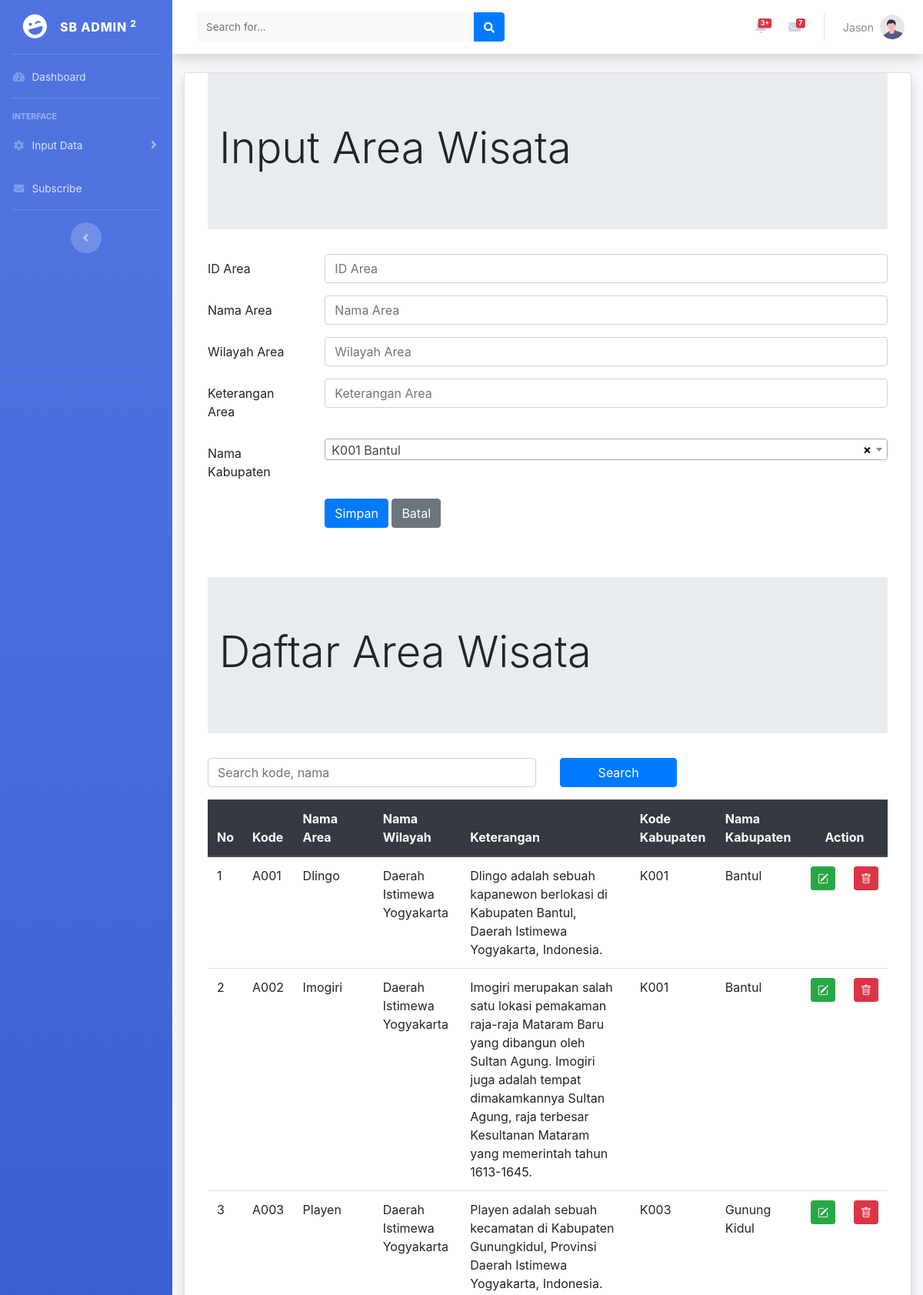
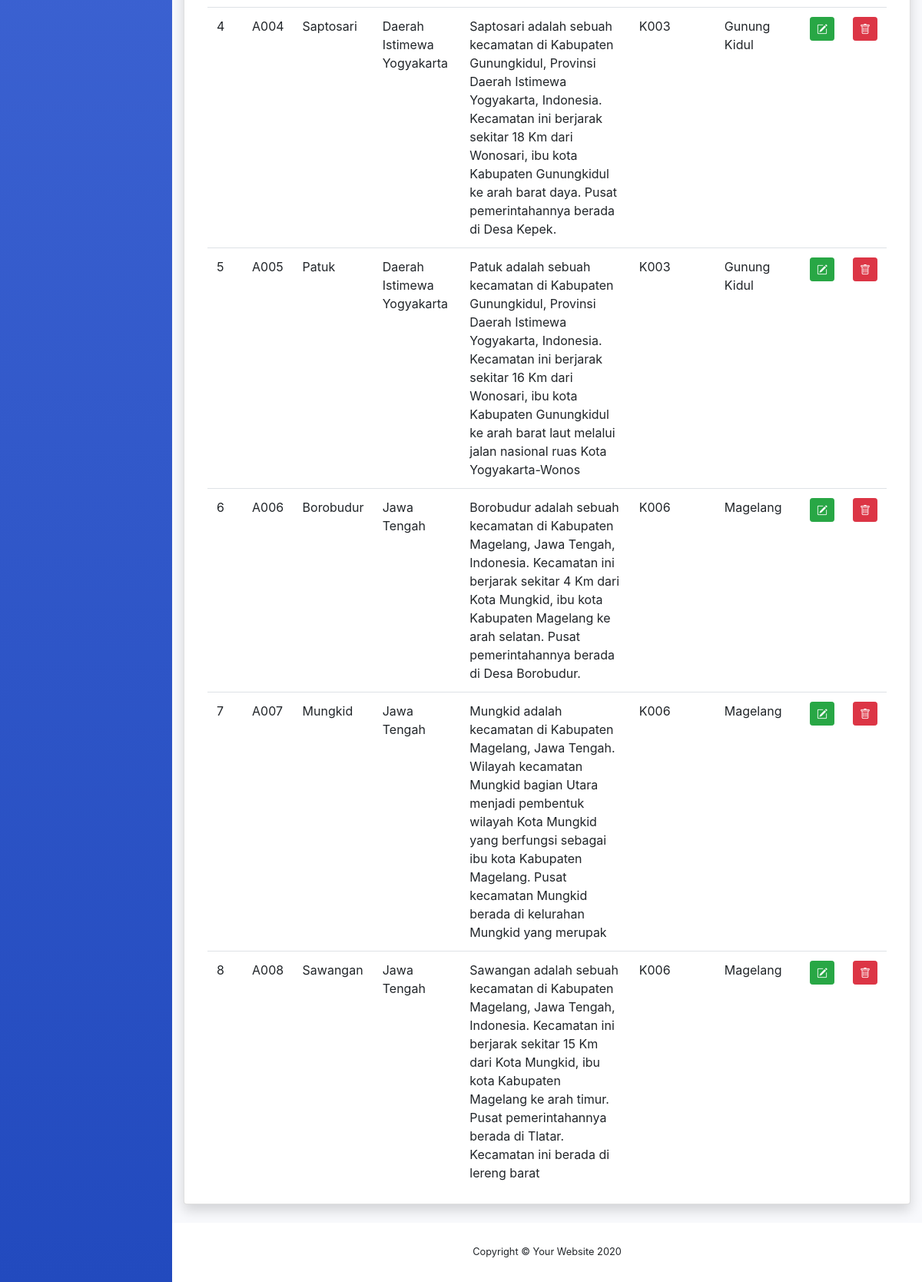
/area.php (signed in), run on the app's committed database (2 pictures, top to bottom).
### tables this page shows
CREATE TABLE `area` (
  `areaID` char(4) NOT NULL,
  `areanama` char(35) NOT NULL,
  `areawilayah` char(35) NOT NULL,
  `areaketerangan` varchar(255) NOT NULL,
  `kabupatenKODE` char(4) NOT NULL
);

CREATE TABLE `kabupaten` (
  `kabupatenKODE` char(4) NOT NULL,
  `kabupatenNAMA` varchar(50) NOT NULL,
  `kabupatenALAMAT` varchar(255) NOT NULL,
  `kabupatenKET` text NOT NULL,
  `kabupatenFOTOICON` varchar(255) NOT NULL,
  `kabupatenFOTOICONKET` text NOT NULL,
  `provinsiID` char(4) NOT NULL
);

### area.php (the view, shortened to what this page needs)
<!DOCTYPE html>
<html lang="en">
<head>
</head>
<body>
	<?php include "header.php"; ?>
	<div class="container-fluid">
		<div class="card shadow mb-4">
			<?php
			include "includes/config.php";
			?>
			<html lang="en">
			<head>
				<link rel="stylesheet" href="https://cdn.jsdelivr.net/npm/bootstrap@4.6.2/dist/css/bootstrap.min.css">
				<link rel="stylesheet" href="https://cdnjs.cloudflare.com/ajax/libs/select2/4.0.3/css/select2.min.css">
				<link rel="stylesheet" href="https://cdn.jsdelivr.net/npm/bootstrap-icons@1.9.1/font/bootstrap-icons.css">
			</head>
			<div class="container-xl">
				<div class="row mx-auto">
					<div class="col-xl">
						<div class="jumbotron jumbotron-fluid">
							<div class="container">
								<h1 class="display-4">Input Area Wisata</h1>
							</div>
						</div>
						<form method="POST" id="form">
							<div class="form-group row">
								<label for="areaid" class="col-sm-2 col-form-label">ID Area</label>
								<div class="col-sm-10">
									<input type="text" class="form-control" id="areaid" name="inputid" placeholder="ID Area" maxlength="4">
								</div>
							</div>
							<div class="form-group row">
								<label for="areanama" class="col-sm-2 col-form-label">Nama Area</label>
								<div class="col-sm-10">
									<input type="text" class="form-control" id="areanama" name="inputnama" placeholder="Nama Area">
								</div>
							</div>
							<div class="form-group row">
								<label for="areawilayah" class="col-sm-2 col-form-label">Wilayah Area</label>
								<div class="col-sm-10">
									<input type="text" class="form-control" id="areawilayah" name="inputwilayah" placeholder="Wilayah Area">
								</div>
							</div>
							<div class="form-group row">
								<label for="areaketerangan" class="col-sm-2 col-form-label">Keterangan Area</label>
								<div class="col-sm-10">
									<input type="text" class="form-control" id="areaketerangan" name="inputketerangan" placeholder="Keterangan Area">
								</div>
							</div>
							<div class="form-group row">
								<label for="areaprovinsi" class="col-sm-2 col-form-label">Nama Kabupaten</label>
								<div class="col-sm-10">
								</div>
							</div>
							<div class="form-group row">
								<div class="col-sm-2"></div>
								<div class="col-sm-10">
									<input type="submit" class="btn btn-primary" value="Simpan" name="Simpan">
									<input type="reset" class="btn btn-secondary" value="Batal" name="Batal">
								</div>
							</div>
						</form>
					</div>
				</div>
				<div class="row mx-auto">
					<div class="col-xl mt-5">
						<div class="jumbotron jumbotron-fluid">
							<div class="container">
								<h1 class="display-4">Daftar Area Wisata</h1>
							</div>
						</div>
						<form method="POST">
							<div class="form-group row mb-2">
								<div class="col-md-6">
									<input type="text" name="search" class="form-control" id="search" value="<?php if (isset($_POST['search'])) {
																													echo $_POST['search'];
																												} ?>" placeholder="Search kode, nama">
								</div>
								<input type="submit" name="kirim" class="col-md-2 btn btn-primary mx-3" value="Search">
							</div>
						</form>
						<table class="table table-hover mt-3">
							<thead class="thead-dark">
								<tr>
									<th>No</th>
									<th>Kode</th>
									<th>Nama Area</th>
									<th>Nama Wilayah</th>
									<th>Keterangan</th>
									<th>Kode Kabupaten</th>
									<th>Nama Kabupaten</th>
									<th colspan="2" style="text-align: center">Action</th>
								</tr>
							</thead>
							<tbody>
								<?php
								if (isset($_POST["kirim"])) {
									$search = $_POST['search'];
									$query = mysqli_query($connection, "SELECT * FROM area a JOIN kabupaten k ON (a.kabupatenKODE = k.kabupatenKODE) WHERE a.areaID like '%" . $search . "%' OR areanama like '$search%'");
								} else {
									$query = mysqli_query($connection, "SELECT * FROM area a JOIN kabupaten k ON (a.kabupatenKODE = k.kabupatenKODE)");
								}
								$nomor = 1;
								while ($row = mysqli_fetch_array($query)) {
								?>
									<tr>
										<td><?php echo $nomor; ?></td>
										<td><?php echo $row['areaID']; ?></td>
										<td><?php echo $row['areanama']; ?></td>
										<td><?php echo $row['areawilayah']; ?></td>
										<td><?php echo $row['areaketerangan']; ?></td>
										<td><?php echo $row['kabupatenKODE']; ?></td>
										<td><?php echo $row['kabupatenNAMA']; ?></td>
										<td><a href="areaedit.php?ubah=<?php echo $row["areaID"] ?>" class="btn btn-success btn-sm" title="Edit"><i class="bi bi-pencil-square"></i></a></td>
										<td><a href="areahapus.php?hapus=<?php echo $row["areaID"] ?>" class="btn btn-danger btn-sm" title="Delete"><i class="bi bi-trash"></i></a></td>
									</tr>
									<?php $nomor = $nomor + 1; ?>
								<?php } ?>
							</tbody>
						</table>
					</div>
				</div>
			</div>
		</div>
	</div>
	<?php include "footer.php"; ?>
</html>

### data on the page
area: areaID "A001", areanama "Dlingo", areawilayah "Daerah Istimewa Yogyakarta", areaketerangan "Dlingo adalah sebuah kapanewon berlokasi di Kabupaten Bantul, Daerah Istimewa Yogyakarta, Indonesia.", kabupaten.kabupatenKODE "K001", kabupaten.kabupatenNAMA "Bantul"
area: areaID "A002", areanama "Imogiri", areawilayah "Daerah Istimewa Yogyakarta", areaketerangan "Imogiri merupakan salah satu lokasi pemakaman raja-raja Mataram Baru yang dibangun oleh Sultan Agung. Imogiri juga adalah tempat dimakamkannya Sultan Agung, raja terbesar Kesultanan Mataram yang memerintah tahun 1613-1645.", kabupaten.kabupatenKODE "K001", kabupaten.kabupatenNAMA "Bantul"
area: areaID "A003", areanama "Playen", areawilayah "Daerah Istimewa Yogyakarta", areaketerangan "Playen adalah sebuah kecamatan di Kabupaten Gunungkidul, Provinsi Daerah Istimewa Yogyakarta, Indonesia.", kabupaten.kabupatenKODE "K003", kabupaten.kabupatenNAMA "Gunung Kidul"
area: areaID "A004", areanama "Saptosari", areawilayah "Daerah Istimewa Yogyakarta", areaketerangan "Saptosari adalah sebuah kecamatan di Kabupaten Gunungkidul, Provinsi Daerah Istimewa Yogyakarta, Indonesia. Kecamatan ini berjarak sekitar 18 Km dari Wonosari, ibu kota Kabupaten Gunungkidul ke arah barat daya. Pusat pemerintahannya berada di Desa Kepek.", kabupaten.kabupatenKODE "K003", kabupaten.kabupatenNAMA "Gunung Kidul"
area: areaID "A005", areanama "Patuk", areawilayah "Daerah Istimewa Yogyakarta", areaketerangan "Patuk adalah sebuah kecamatan di Kabupaten Gunungkidul, Provinsi Daerah Istimewa Yogyakarta, Indonesia. Kecamatan ini berjarak sekitar 16 Km dari Wonosari, ibu kota Kabupaten Gunungkidul ke arah barat laut melalui jalan nasional ruas Kota Yogyakarta-Wonos", kabupaten.kabupatenKODE "K003", kabupaten.kabupatenNAMA "Gunung Kidul"
area: areaID "A006", areanama "Borobudur", areawilayah "Jawa Tengah", areaketerangan "Borobudur adalah sebuah kecamatan di Kabupaten Magelang, Jawa Tengah, Indonesia. Kecamatan ini berjarak sekitar 4 Km dari Kota Mungkid, ibu kota Kabupaten Magelang ke arah selatan. Pusat pemerintahannya berada di Desa Borobudur.", kabupaten.kabupatenKODE "K006", kabupaten.kabupatenNAMA "Magelang"
area: areaID "A007", areanama "Mungkid", areawilayah "Jawa Tengah", areaketerangan "Mungkid adalah kecamatan di Kabupaten Magelang, Jawa Tengah. Wilayah kecamatan Mungkid bagian Utara menjadi pembentuk wilayah Kota Mungkid yang berfungsi sebagai ibu kota Kabupaten Magelang. Pusat kecamatan Mungkid berada di kelurahan Mungkid yang merupak", kabupaten.kabupatenKODE "K006", kabupaten.kabupatenNAMA "Magelang"
area: areaID "A008", areanama "Sawangan", areawilayah "Jawa Tengah", areaketerangan "Sawangan adalah sebuah kecamatan di Kabupaten Magelang, Jawa Tengah, Indonesia. Kecamatan ini berjarak sekitar 15 Km dari Kota Mungkid, ibu kota Kabupaten Magelang ke arah timur. Pusat pemerintahannya berada di Tlatar. Kecamatan ini berada di lereng barat", kabupaten.kabupatenKODE "K006", kabupaten.kabupatenNAMA "Magelang"

### other printed values
$_SESSION['username'] "Jason"
